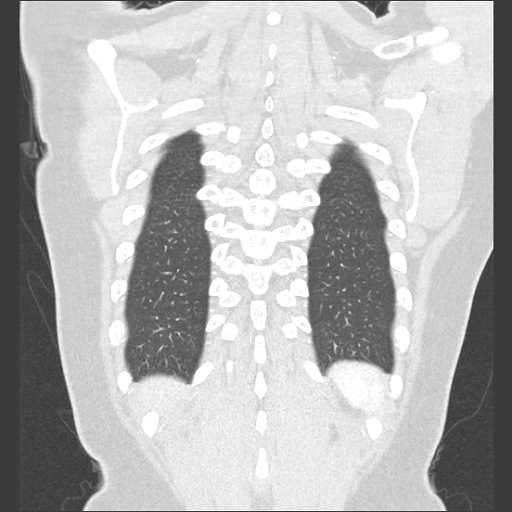
#> input picture DRR_code/abc.jpg, 512 x 512 px
$ python dark_image.py
#> lines starting #> are read from the running program, lines starting #| are printed output that depends on the picture
import cv2
import numpy as np

img1 = cv2.imread('abc.jpg')
#> img1 is the input picture: shape (512, 512, 3); min 38, max 255, mean 181.5
a = np.double(img1)
b = a + 0.5
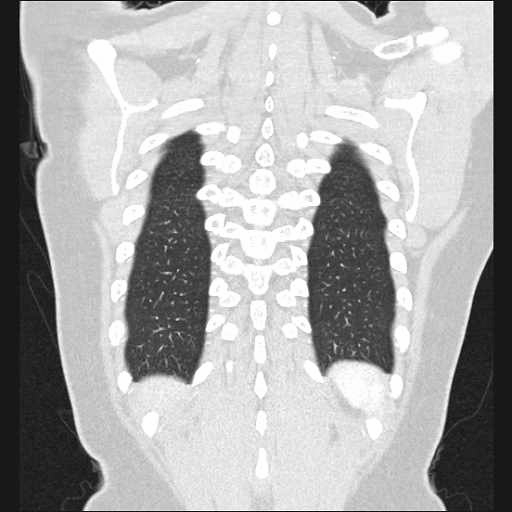
#> b: shape (512, 512, 3) float64; min 38.5, max 255.5, mean 182; drawn with min black and max white
img2 = np.uint8(b)
cv2.imshow("frame",img1)
cv2.imshow("frame2",img2)
cv2.waitKey(0)
cv2.destroyAllWindows()

$ run again, with DRR_code/1.jpg copied over DRR_code/abc.jpg
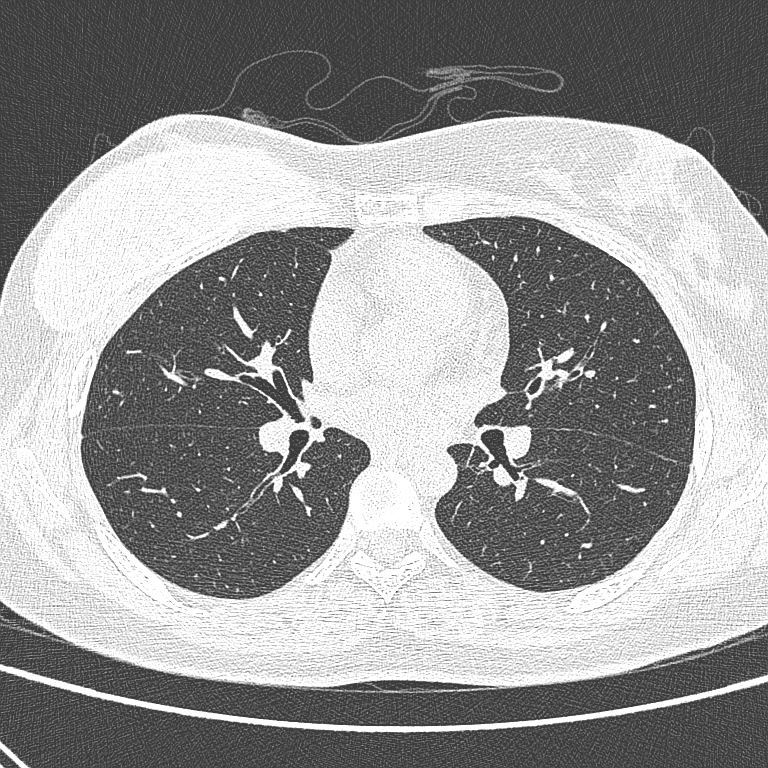
#> input picture DRR_code/1.jpg, 768 x 768 px
#> img1 is the input picture: shape (768, 768, 3); min 30, max 255, mean 150.9
#> `b = a + 0.5`:
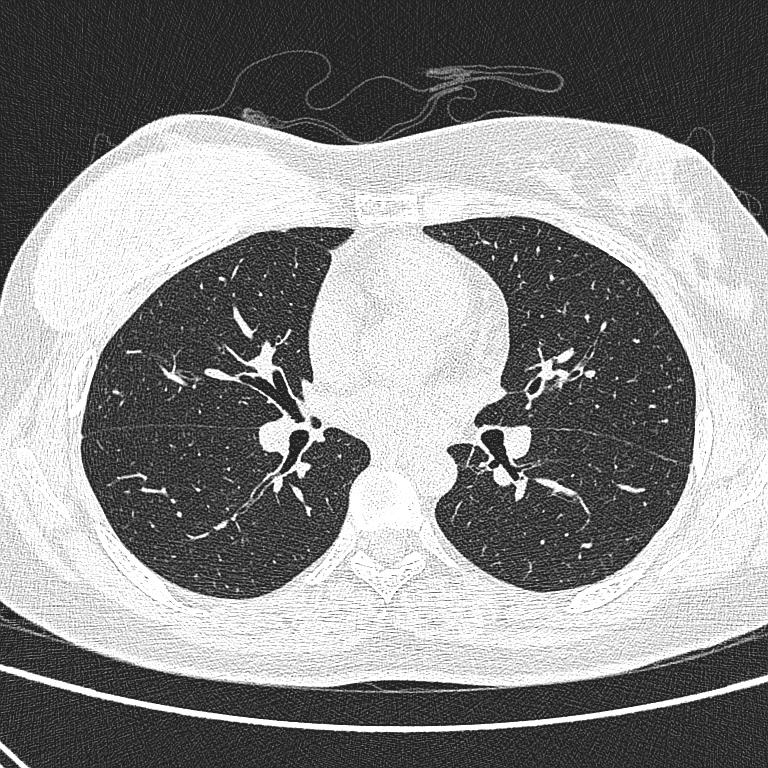
#> b: shape (768, 768, 3) float64; min 30.5, max 255.5, mean 151.4; drawn with min black and max white
